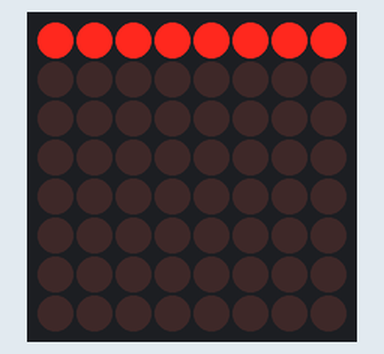
This sketch was run on a simulated Arduino Uno, built with avr-gcc and run on an emulated ATmega328P. On the bench: 8×8 LED matrix.

Above: at 0.45 s.
At 2.28 s:
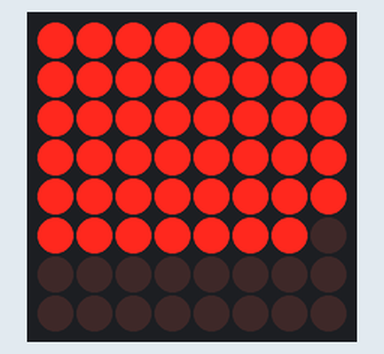
At 4.1 s:
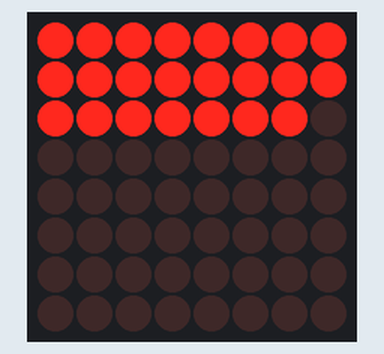
At 8.06 s:
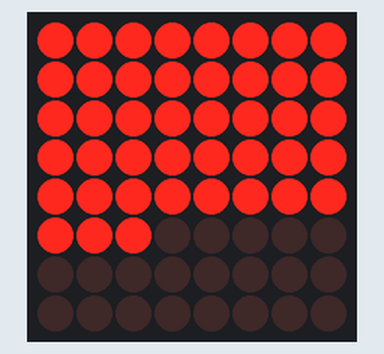
At 11.71 s:
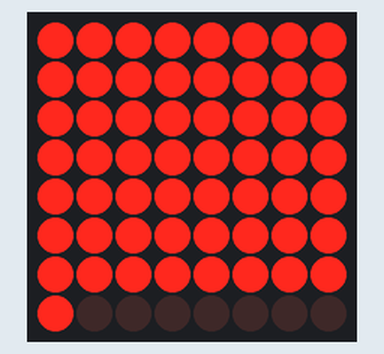
At 15.66 s:
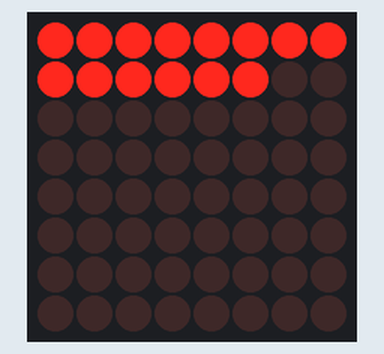

The sketch:

ledmatrix_single.ino
```cpp
//We always have to include the library
#include <LedControl.h>

/*
 Now we need a LedControl to work with.
 ***** These pin numbers will probably not work with your hardware *****
 pin 12 is connected to the DataIn
 pin 11 is connected to the CLK
 pin 10 is connected to LOAD
 We have only a single MAX72XX.
 */
LedControl lc=LedControl(11,13,9,1);

/* we always wait a bit between updates of the display */
unsigned long delaytime=5;

void setup() {
  /*
   The MAX72XX is in power-saving mode on startup,
   we have to do a wakeup call
   */
  lc.shutdown(0,false);
  /* Set the brightness to a medium values */
  lc.setIntensity(0,8);
  /* and clear the display */
  lc.clearDisplay(0);
}

/*
 This function will light up every Led on the matrix.
 The led will blink along with the row-number.
 row number 4 (index==3) will blink 4 times etc.
 */
void single() {
  for(int row=0;row<8;row++) {
    for(int col=0;col<8;col++) {
      delay(delaytime);
      lc.setLed(0,row,col,true);
      delay(delaytime);
      for(int i=0;i<col;i++) {
        lc.setLed(0,row,col,false);
        delay(delaytime);
        lc.setLed(0,row,col,true);
        delay(delaytime);
      }
    }
  }
}

void matrix_off() {
  for(int row=0;row<8;row++) {
    for(int col=0;col<8;col++) {
      lc.setLed(0,row,col,false);
    }
  }
}

void loop() {
  single();
  matrix_off();
}
```

Measured:
- by itself, everything shown: repeats every 14.9 s, in 49 steps
